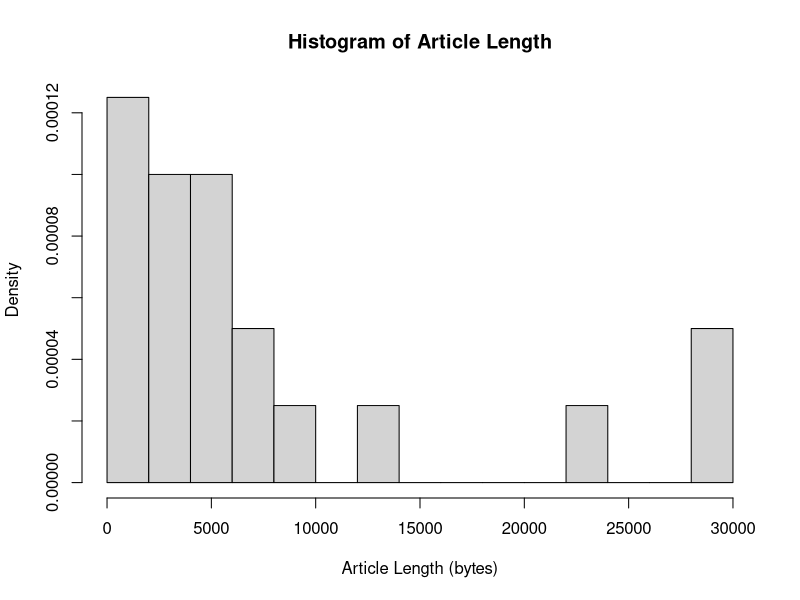
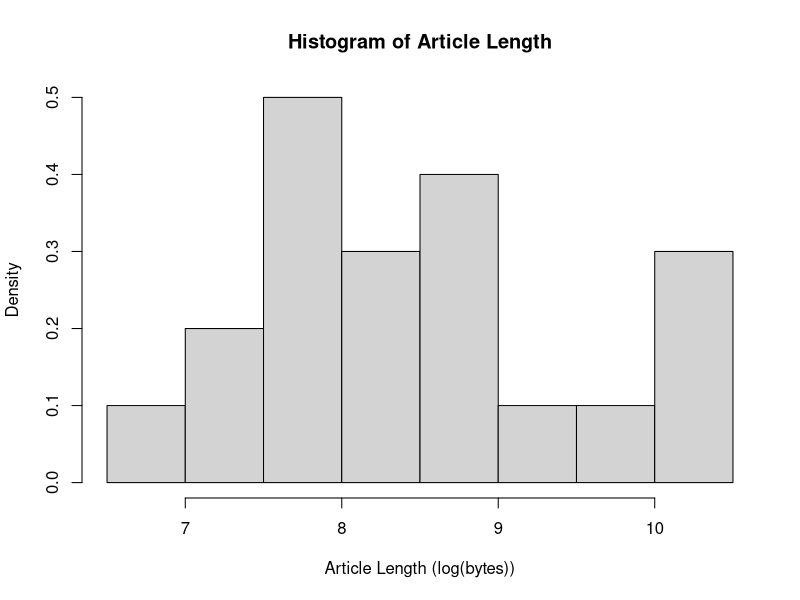
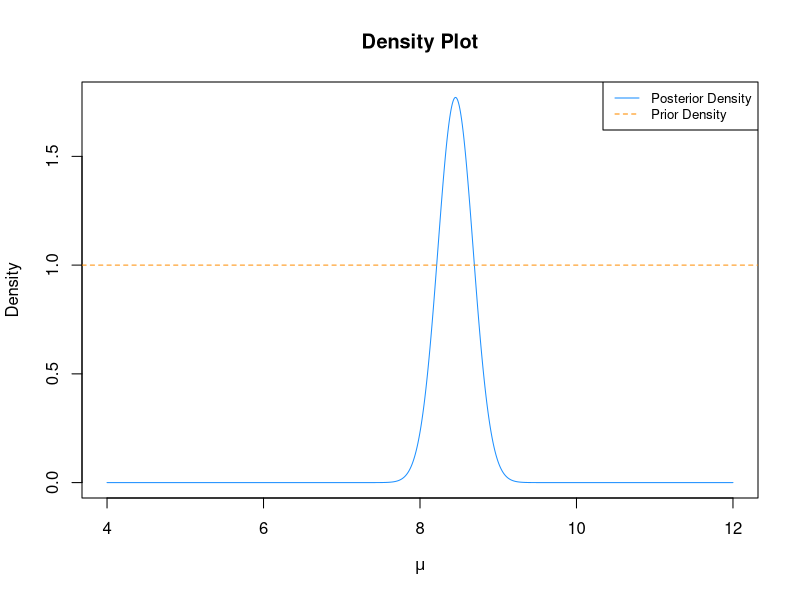

These figures' R source, in order:
## ---- chunk 1
knitr::opts_chunk$set(echo = TRUE)
options(digits=3)
options(scipen = 999)
## ---- chunk 2
#P1 Posterior Mean
alpha1 = 151
beta1  = 51
(mean_p1 = alpha1 / (alpha1 + beta1))
## ---- chunk 3
#P2 Posterior Mean
alpha2 = 5
beta2 = 2
(mean_p2 = alpha2 / (alpha2 + beta2))
## ---- chunk 4
#P1 Median
(median_p1 = qbeta(0.5, alpha1, beta1))
## ---- chunk 5
#P2 Median
(median_p2 = qbeta(0.5, alpha2, beta2))
## ---- chunk 6
#P1 Mode
(mode_p1 = (alpha1 - 1) / (alpha1 + beta1 - 2))
## ---- chunk 7
#P2 Mode
(mode_p2 = (alpha2 - 1) / (alpha2 + beta2 - 2))
## ---- chunk 8
library(readr)
wiki_data = read.csv("randomwikipedia.csv")
## ---- chunk 9
hist(wiki_data$bytes, breaks = 10, main = "Histogram of Article Length", 
     freq = FALSE, xlab = "Article Length (bytes)")
## ---- chunk 10
hist(log(wiki_data$bytes), breaks = 10, main = "Histogram of Article Length", 
     freq = FALSE, xlab = "Article Length (log(bytes))")
## ---- chunk 11
#Sample Mean
(y_bar = mean(log(wiki_data$bytes)))
## ---- chunk 12
#Sample Variance
(s.2 = var(log(wiki_data$bytes)))
## ---- chunk 13
#Posterior variance of mu
n = nrow(wiki_data)
(sigma.n.2 = s.2 / n)
## ---- chunk 14
#Posterior precision of mu
(p.precision = n / s.2)
## ---- chunk 15
curve(dnorm(x, y_bar, sqrt(sigma.n.2)), 4, 12, n = 1000, col = 'dodgerblue',
      ylab = "Density", xlab = expression(mu), main = "Density Plot")
abline(h=1, col = 'darkorange', lty = 2)  
legend("topright", c("Posterior Density", "Prior Density"),
       col=c("dodgerblue", "darkorange"), lty=1:2, cex=0.8)
## ---- chunk 16
#95% central posterior interval
#(conf_int = y_bar + c(-1, 1) * 1.96 * sqrt(sigma.n.2))
(conf_int = qnorm(c(0.025, 0.975), y_bar, sqrt(sigma.n.2)))
## ---- chunk 17
#Posterior variance of mu
set.seed(19690223)
post.sigma.2.sim = (n-1) * s.2 / rchisq(1000000, n-1)
post.mu.sim = rnorm(1000000, y_bar, sqrt(post.sigma.2.sim / n))
(mu_var = var(post.mu.sim))
## ---- chunk 18
#Posterior precision of mu
(p.precision = 1 / mu_var)
## ---- chunk 19
#95% central posterior interval for mu
(conf_int = quantile(post.mu.sim, c(0.025, 0.975)))
## ---- chunk 20
#95% central posterior interval for sigma^2
(conf_int = quantile(post.sigma.2.sim, c(0.025,0.975)))
## ---- chunk 21
#95% central posterior predictive interval for single new draw
set.seed(19690223)
post.sigma.2.sim = (n-1) * s.2 / rchisq(1000000, n-1)
post.mu.sim = rnorm(1000000, y_bar, sqrt(post.sigma.2.sim / n))
post.pred.sim = rnorm(1000000, post.mu.sim, sqrt(post.sigma.2.sim))
(conf_int = quantile(exp(post.pred.sim), c(0.025,0.975)))
## ---- chunk 22
#Posterior predictive probability length > max length
(prob = mean(post.pred.sim > max(log(wiki_data$bytes))))
## ---- chunk 23
set.seed(19690223)

#Get maximum of 20 random draws from normal dist. w/ same mean, variance
get_max_20 = function(n, y_bar, s.2){
  post.sigma.2.sim = (n-1) * s.2 / rchisq(1, n-1)
  post.mu.sim = rnorm(1, y_bar, sqrt(post.sigma.2.sim / n))
  max(rnorm(20, post.mu.sim, sqrt(post.sigma.2.sim)))
}

#Repeat finding max of 20 draws, 1,000,000 times
ppp = replicate(1000000, get_max_20(n, y_bar, s.2))
(prob = mean(ppp > max(log(wiki_data$bytes))))
